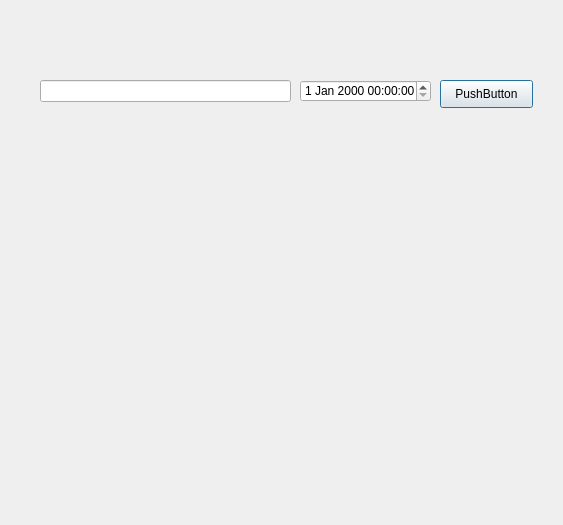
<?xml version="1.0" encoding="UTF-8"?>
<ui version="4.0">
 <class>ImageDialog</class>
 <widget class="QDialog" name="ImageDialog">
  <property name="geometry">
   <rect>
    <x>0</x>
    <y>0</y>
    <width>563</width>
    <height>525</height>
   </rect>
  </property>
  <property name="windowTitle">
   <string>Dialog</string>
  </property>
  <widget class="QLineEdit" name="lineEdit">
   <property name="geometry">
    <rect>
     <x>40</x>
     <y>80</y>
     <width>251</width>
     <height>22</height>
    </rect>
   </property>
  </widget>
  <widget class="QDateTimeEdit" name="dateTimeEdit">
   <property name="geometry">
    <rect>
     <x>300</x>
     <y>80</y>
     <width>131</width>
     <height>22</height>
    </rect>
   </property>
  </widget>
  <widget class="QPushButton" name="pushButton">
   <property name="geometry">
    <rect>
     <x>440</x>
     <y>80</y>
     <width>93</width>
     <height>28</height>
    </rect>
   </property>
   <property name="text">
    <string>PushButton</string>
   </property>
  </widget>
 </widget>
 <resources/>
 <connections/>
</ui>
